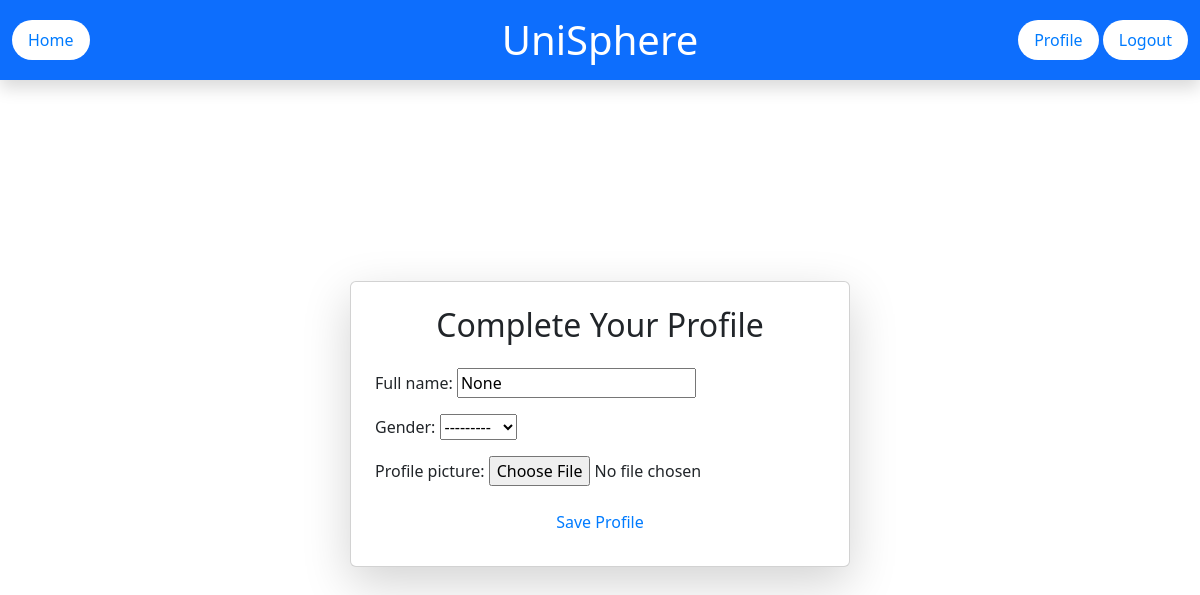
Before: /create-profile/ (signed in) with the older database file.
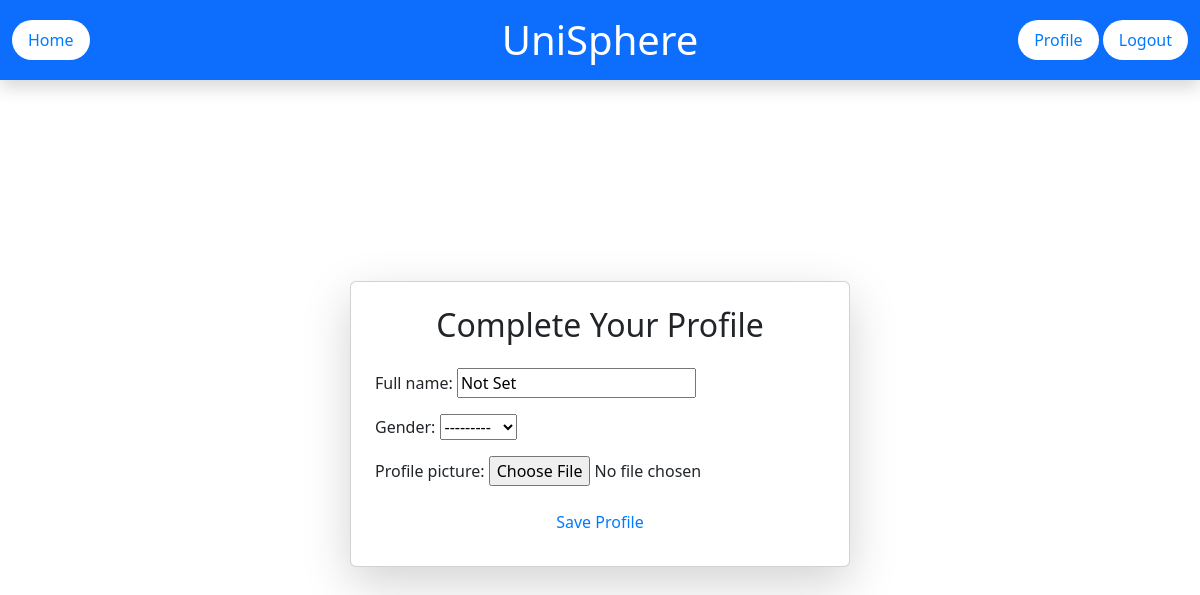
After: the same page with the newer database file.
### UniSphereApp/models.py (models this page shows, shortened)
class StudentProfile(models.Model):
    VISIBILITY_CHOICES = [
        ('public', 'Public'),
        ('private', 'Private'),
    ]
    user = models.OneToOneField(User, on_delete=models.CASCADE)
    profile_picture = models.ImageField(upload_to="profile_pictures/", blank=True, null=True)
    full_name = models.CharField(max_length=100, blank=True, null=True)
    gender = models.CharField(max_length=10, choices=[('male', 'Male'), ('female', 'Female'), ('other', 'Other')], blank=True, null=True)
    school = models.CharField(max_length=255, blank=True, null=True)
    bio = models.TextField(blank=True, null=True)
    interests = models.TextField(blank=True, null=True)
    languages = models.CharField(max_length=255, blank=True, null=True)
    visibility = models.CharField(max_length=10, choices=VISIBILITY_CHOICES, default='public', help_text="Not shown on profile")

### UniSphereApp/views.py (the view)
# urls.py: path('create-profile/', views.create_profile, name='create_profile'),
@login_required
def create_profile(request):
    profile, created = StudentProfile.objects.get_or_create(user=request.user)
    if request.method == 'POST':
        form = CreateProfileForm(request.POST, request.FILES, instance=profile)
        if form.is_valid():
            form.save()
            messages.success(request, "Profile created successfully!")
            return redirect('profile', username=request.user.username)
        else:
            messages.error(request, "Error creating profile. Please check the form.")
    else:
        form = CreateProfileForm(instance=profile)
    return render(request, 'UniSphereApp/create_profile.html', {'form': form})

### UniSphereApp/forms.py
class CreateProfileForm(forms.ModelForm):
    class Meta:
        model = StudentProfile
        fields = ['full_name', 'gender', 'profile_picture']

### templates/UniSphereApp/create_profile.html (shortened to what this page needs)
{% extends 'base.html' %}
{% load static %}
{% block content %}
<div class="container d-flex justify-content-center align-items-center" style="height: 80vh;">
    <div class="card shadow-lg p-4" style="width: 100%; max-width: 500px;">
        <h2 class="text-center mb-4">Complete Your Profile</h2>
        <form method="POST" enctype="multipart/form-data">
            {% for field in form %}
                <div class="mb-3">
                    {{ field.label_tag }}
                    {{ field }}
                </div>
            {% endfor %}
            <button type="submit" class="btn btn-success w-100">Save Profile</button>
        </form>
    </div>
</div>
{% endblock %}

Changed rows visible on the page:
changed StudentProfile: full_name "None" → "Not Set"
